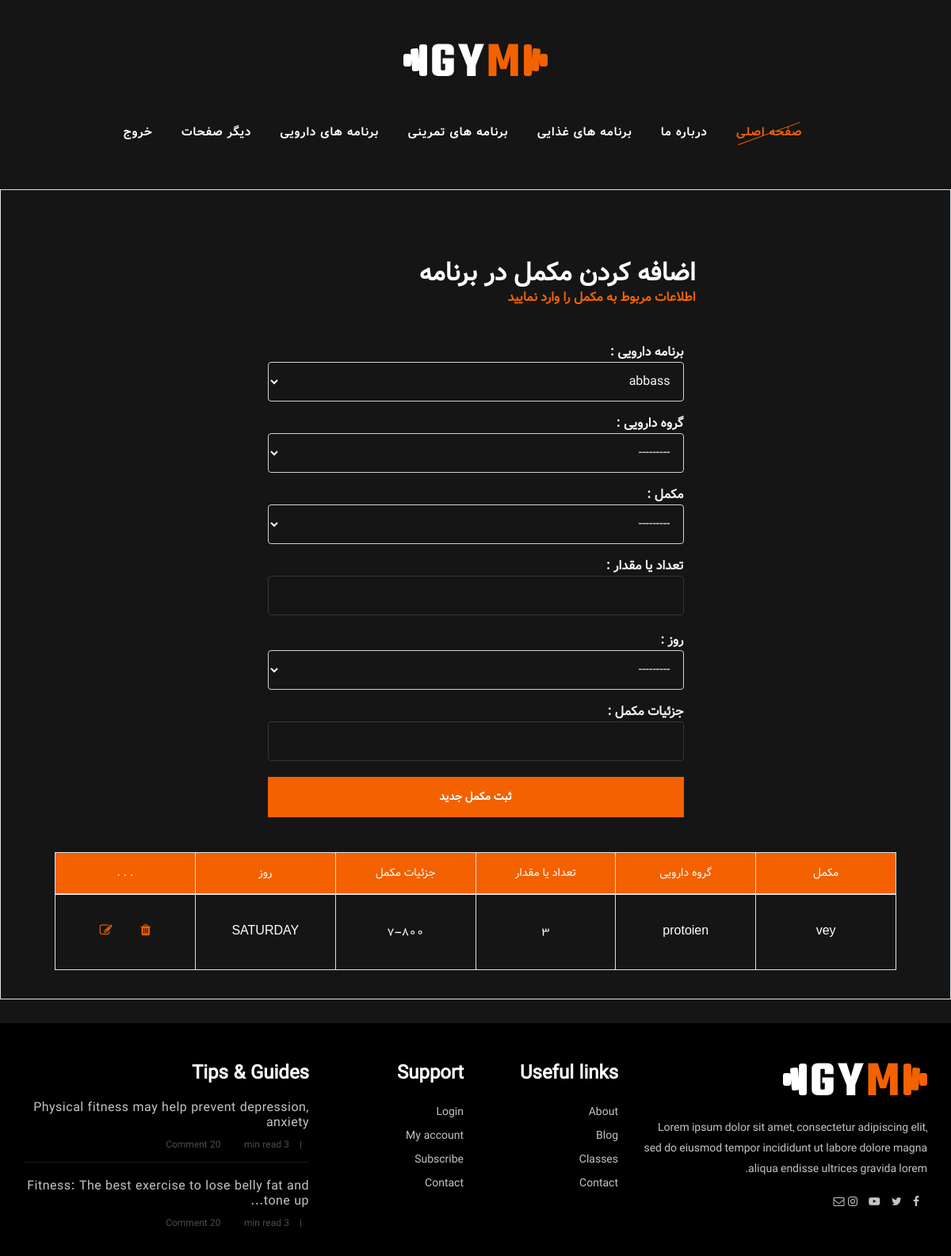
Before: /manage_medicine/1/MedicinePlanItems/ (signed in) with the older database file.
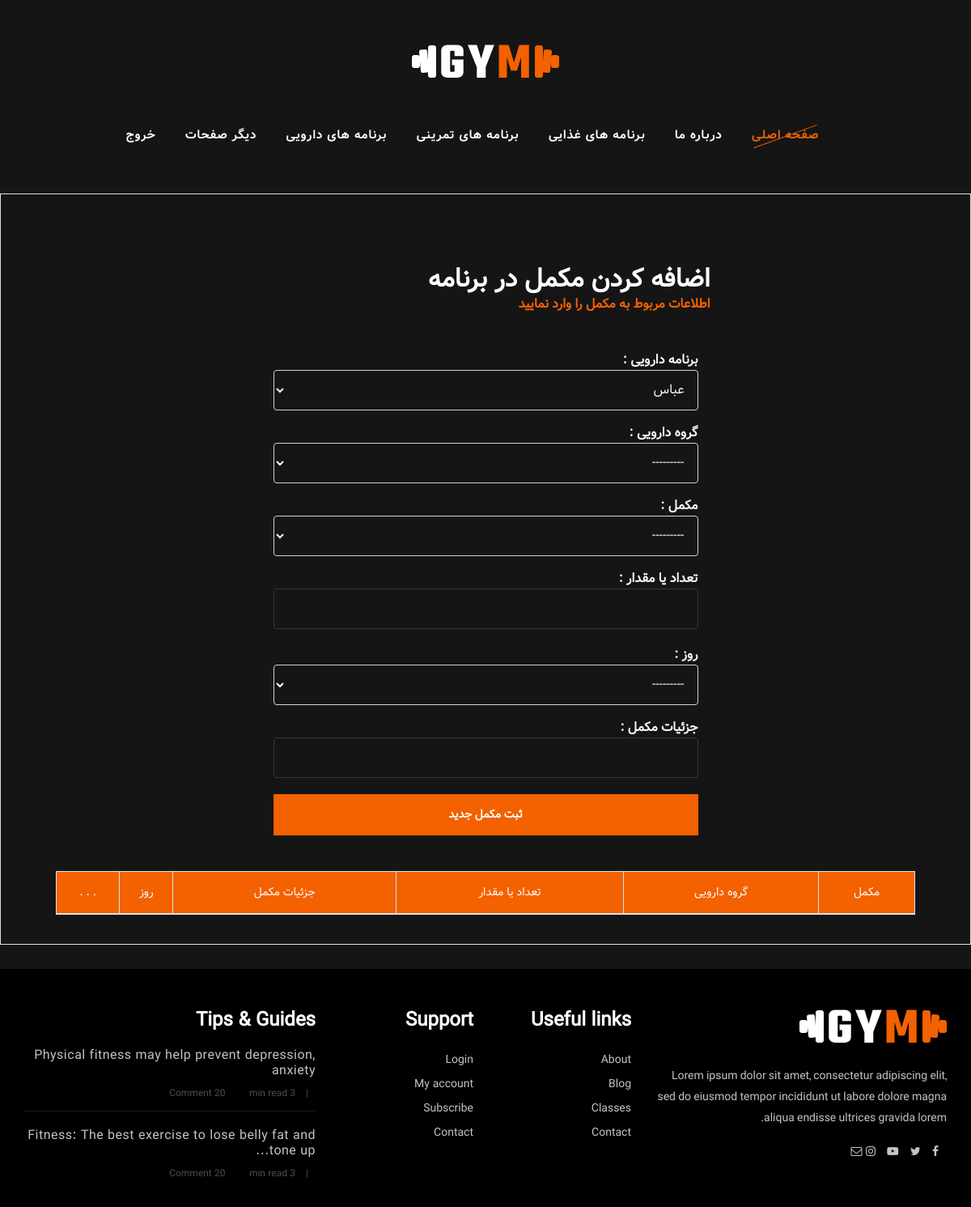
After: the same page with the newer database file.
### Medicine/models.py (models this page shows, shortened)
class MedicinePlanItems(models.Model):
    DAYS_OF_WEEK = [
        ('شنبه', 'شنبه'),
        ('یکشنبه', 'یکشنبه'),
        ('دوشنبه', 'دوشنبه'),
        ('سه شنبه', 'سه شنبه'),
        ('چهارشنبه', 'چهارشنبه'),
        ('پنج شنبه', 'پنج شنبه'),
        ('جمعه', 'جمعه'),
    ]
    medicine_plan = models.ForeignKey(
        MedicinePlan, verbose_name="Medicine Plan", on_delete=models.CASCADE, related_name='medicineplan_items')
    medicine_category = models.ForeignKey(MedicineCategory, verbose_name="Food Category", on_delete=models.CASCADE , null=True , blank=True)
    medicine = ChainedForeignKey(
        Medicine, verbose_name="Medicine", chained_field="medicine_category" ,  chained_model_field = "medicine_category" , show_all=False , sort=True)
    count = models.PositiveIntegerField(verbose_name="Count")
    medicine_details = models.CharField(verbose_name="Medicine Details" , max_length=100)
    days = models.CharField(max_length=15, choices=DAYS_OF_WEEK)

class Medicine(models.Model):
    medicine_name = models.CharField(verbose_name="Medicine Name", max_length=50)
    medicine_image = models.ImageField(
        verbose_name="Medicine Image", upload_to='Medicine/',  default='DM.jpg')
    medicine_category = models.ForeignKey(
        MedicineCategory, verbose_name="Medicine Category", on_delete=models.CASCADE)
    def __str__(self) -> str:
        return self.medicine_name

class MedicineCategory(models.Model):
    title = models.CharField(verbose_name="Category Title", max_length=50)
    image = models.ImageField(
        "Category Image", upload_to='Medicine/Category/',  default='DM.jpg')
    parent = models.ForeignKey(
        "self", verbose_name='Parent',  on_delete=models.SET_NULL, null=True, blank=True)
    def __str__(self):
        return self.title

### Medicine/views.py (the view, shortened to what this page needs)
# urls.py: path('<int:pk>/MedicinePlanItems/' , CreateMedicinePlanItems.as_view() , name='CreateMedicinePlanItems'),
class CreateMedicinePlanItems(LoginRequiredMixin, CreateView):
    model = MedicinePlanItems
    template_name = 'Plans/MedicinePlans/MedicinePlanItems/CreateMedicinePlanItems.html'
    form_class = CreateMedicinePlanItem
    def get_context_data(self, **kwargs):
        context = super().get_context_data(**kwargs)
        id = self.kwargs.get(self.pk_url_kwarg)
        context['items'] = MedicinePlanItems.objects.filter(
            medicine_plan__athlete__id=id).order_by('medicine_category')
        return context
    def get_form_kwargs(self, *args, **kwargs):
        kwargs = super().get_form_kwargs(*args, **kwargs)
        kwargs['medicineplan'] = self.kwargs.get(self.pk_url_kwarg)
        return kwargs

### Medicine/forms.py
class CreateMedicinePlanItem(forms.ModelForm):
    class Meta:
        model = MedicinePlanItems
        fields = '__all__'
    def __init__(self, medicineplan ,  *args, **kwargs):
        super(CreateMedicinePlanItem, self).__init__(*args, **kwargs)
        self.fields['medicine_plan'] = forms.ModelChoiceField(queryset= MedicinePlan.objects.filter(athlete__id=medicineplan) , empty_label=None)

### Medicine/models.py (called while the page is built)
    def __str__(self):
        return self.athlete.username

### Template/Plans/MedicinePlans/MedicinePlanItems/CreateMedicinePlanItems.html (shortened to what the changed rows need)
{% extends 'Medicine/manage_medicine.html' %}
{% load widget_tweaks %}
{% load static %}
{% block MedicinePlansItemList %}
<div class="container spad">
    <div class="row pt-5 justify-content-center">
        <div class="col-lg-6">
            <div class="section-title chart-calculate-title text-right">
                <h2 style="color : #fff">اضافه کردن مکمل در برنامه</h2>
            </div>
            <div class="chart-calculate-form">
                    <form method="POST" enctype='multipart/form-data' class="form-strong" id="medicine_plan_item_input_form">
                            <div class="form-group col-md-12">
                            <strong>برنامه دارویی :</strong>
                            {% render_field form.medicine_plan type="text" style="color: whitesmoke;" class="form-control choosebox"%}
                            </div>
                    </div>
            </div>
        </div>
    </div>
<div class="card-body mx-5">
    <div class="table-responsive class-timetable details-timetable">
      <table class="table table-bordered table-hover" >
        <thead class=" text-primary">
          <tr>
            <th>
                مکمل
            </th>
            <th>
                گروه دارویی
            </th>
            <th>
                تعداد یا مقدار
            </th>
            <th>
                جزئيات مکمل
            </th>
            <th>
                روز
            </th>
            <th>
                . . .
            </th>
          </tr>
        </thead>
        <tbody>
            {% for object in items %}
            <tr>
                <td>
                    {{object.medicine}}
                </td>
                <td>
                    {{object.medicine.medicine_category}}
                </td>
                <td>
                    {{object.count}}
                </td>
                <td>
                    {{object.medicine_details}}
                </td>
                <td>
                    {{object.days}}
                </td>
                <td>
                    <div >
                        <a class='d-inline-block border-2 mx-3' onclick="Delete('/{{object.id}}/DeleteConfirmMedicinePlanItem/')" id="manage-icon">
                          <i class='fa fa-trash'></i>
                        </a>
                        <a class='d-inline-block border-2 mx-3' onclick="Edit('{{object.pk}}/')" id="manage-icon">
                          <i class='fa fa-edit'></i>
                        </a>
                      </div>
                </td>
              </tr>
            {% endfor %}
        </tbody>
      </table>
    </div>
  </div>
{% endblock MedicinePlansItemList %}

Changed rows visible on the page:
removed MedicinePlanItems: medicine "vey", medicine.medicine_category "protoien", count "3", medicine_details "7-800", days "SATURDAY"
Other visible differences:
form field medicine_plan: "abbass" → "عباس"
